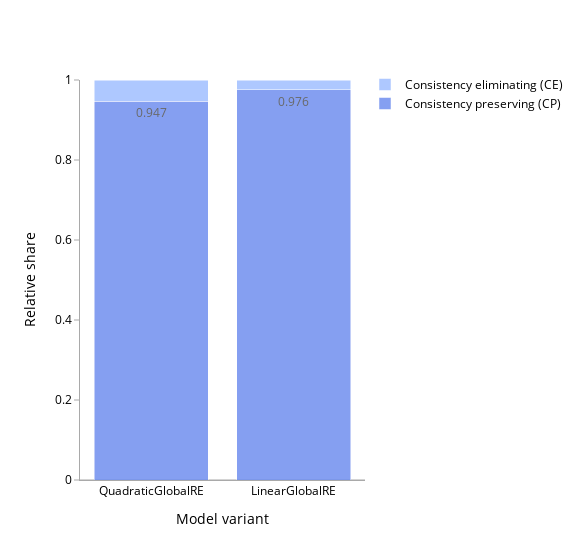
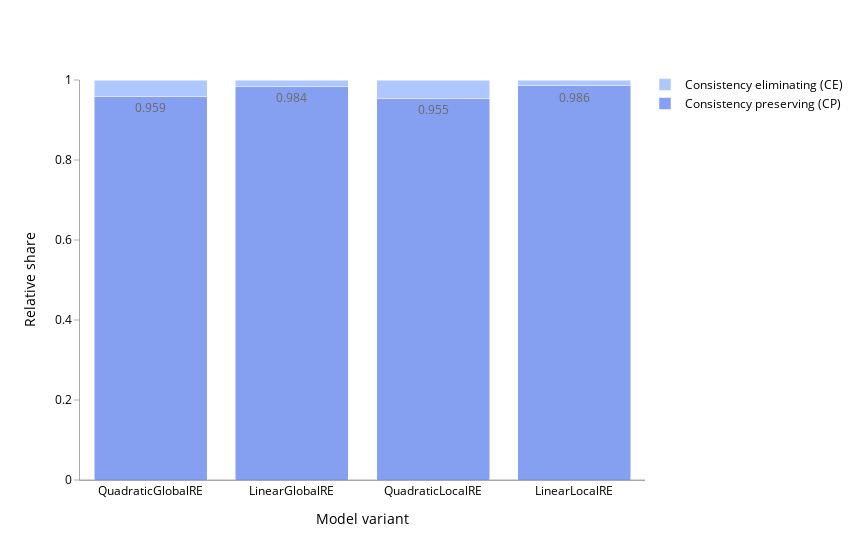
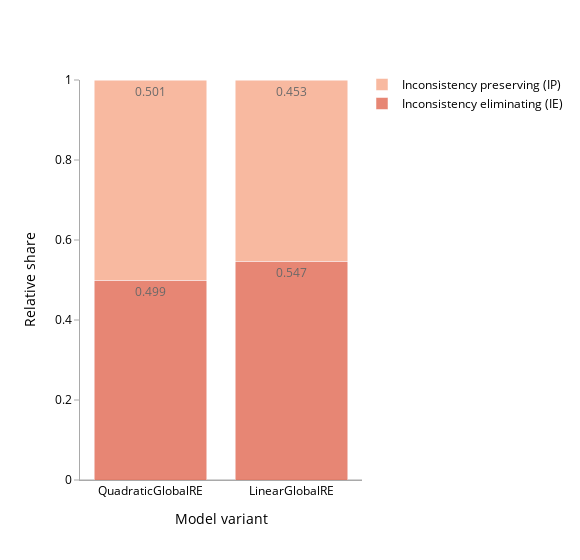
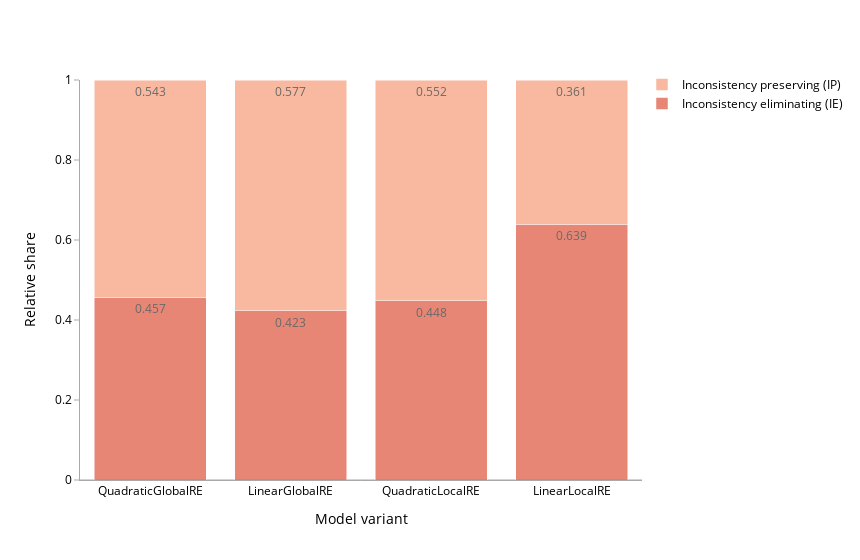

Write notebook code for charts like these, in order.
### Code cell
barplot(go_result_df, "go", True)
barplot(fp_result_df, "fp", True)
barplot(go_result_df, "go", False)
barplot(fp_result_df, "fp", False)

### Figure 1 — Plotly figure (JSON) as saved in the notebook; plotly's stock layout.template omitted (floating-point values rounded to 4 significant figures)
{"data": [{"alignmentgroup": "True", "hovertemplate": "variable=rel_go_consistency_preserving_case<br>model_name=%{x}<br>value=%{y}<extra></extra>", "legendgroup": "rel_go_consistency_preserving_case", "marker": {"color": "#6788ee", "pattern": {"shape": ""}}, "name": "Consistency preserving (CP)", "offsetgroup": "rel_go_consistency_preserving_case", "opacity": 0.8, "orientation": "v", "showlegend": true, "textposition": "auto", "texttemplate": "%{y}", "type": "bar", "x": ["QuadraticGlobalRE", "LinearGlobalRE"], "xaxis": "x", "y": [0.947, 0.976], "yaxis": "y"}, {"alignmentgroup": "True", "hovertemplate": "variable=rel_go_consistency_eliminating_case<br>model_name=%{x}<br>value=%{y}<extra></extra>", "legendgroup": "rel_go_consistency_eliminating_case", "marker": {"color": "#9abbff", "pattern": {"shape": ""}}, "name": "Consistency eliminating (CE)", "offsetgroup": "rel_go_consistency_eliminating_case", "opacity": 0.8, "orientation": "v", "showlegend": true, "textposition": "auto", "texttemplate": "%{y}", "type": "bar", "x": ["QuadraticGlobalRE", "LinearGlobalRE"], "xaxis": "x", "y": [0.053, 0.024], "yaxis": "y"}], "layout": {"barmode": "stack", "font": {"color": "black", "size": 12}, "legend": {"orientation": "v", "title": {"text": ""}, "tracegroupgap": 0, "traceorder": "reversed", "x": 1, "xanchor": "left", "y": 1.025}, "margin": {"t": 80}, "width": 580, "xaxis": {"anchor": "y", "domain": [0, 1], "linecolor": "DarkGrey", "showgrid": false, "showticklabels": true, "title": {"text": "Model variant"}}, "yaxis": {"anchor": "x", "domain": [0, 1], "linecolor": "DarkGrey", "range": [0, 1], "showgrid": false, "tickcolor": "DarkGrey", "ticks": "outside", "title": {"text": "Relative share"}, "zeroline": true, "zerolinecolor": "DarkGrey", "zerolinewidth": 1}}}

### Figure 2 — Plotly figure (JSON) as saved in the notebook; plotly's stock layout.template omitted (floating-point values rounded to 4 significant figures)
{"data": [{"alignmentgroup": "True", "hovertemplate": "variable=rel_fp_consistency_preserving_case<br>model_name=%{x}<br>value=%{y}<extra></extra>", "legendgroup": "rel_fp_consistency_preserving_case", "marker": {"color": "#6788ee", "pattern": {"shape": ""}}, "name": "Consistency preserving (CP)", "offsetgroup": "rel_fp_consistency_preserving_case", "opacity": 0.8, "orientation": "v", "showlegend": true, "textposition": "auto", "texttemplate": "%{y}", "type": "bar", "x": ["QuadraticGlobalRE", "LinearGlobalRE", "QuadraticLocalRE", "LinearLocalRE"], "xaxis": "x", "y": [0.959, 0.984, 0.955, 0.986], "yaxis": "y"}, {"alignmentgroup": "True", "hovertemplate": "variable=rel_fp_consistency_eliminating_case<br>model_name=%{x}<br>value=%{y}<extra></extra>", "legendgroup": "rel_fp_consistency_eliminating_case", "marker": {"color": "#9abbff", "pattern": {"shape": ""}}, "name": "Consistency eliminating (CE)", "offsetgroup": "rel_fp_consistency_eliminating_case", "opacity": 0.8, "orientation": "v", "showlegend": true, "textposition": "auto", "texttemplate": "%{y}", "type": "bar", "x": ["QuadraticGlobalRE", "LinearGlobalRE", "QuadraticLocalRE", "LinearLocalRE"], "xaxis": "x", "y": [0.041, 0.016, 0.045, 0.014], "yaxis": "y"}], "layout": {"barmode": "stack", "font": {"color": "black", "size": 12}, "legend": {"orientation": "v", "title": {"text": ""}, "tracegroupgap": 0, "traceorder": "reversed", "x": 1, "xanchor": "left", "y": 1.025}, "margin": {"t": 80}, "width": 860, "xaxis": {"anchor": "y", "domain": [0, 1], "linecolor": "DarkGrey", "showgrid": false, "showticklabels": true, "title": {"text": "Model variant"}}, "yaxis": {"anchor": "x", "domain": [0, 1], "linecolor": "DarkGrey", "range": [0, 1], "showgrid": false, "tickcolor": "DarkGrey", "ticks": "outside", "title": {"text": "Relative share"}, "zeroline": true, "zerolinecolor": "DarkGrey", "zerolinewidth": 1}}}

### Figure 3 — Plotly figure (JSON) as saved in the notebook; plotly's stock layout.template omitted (floating-point values rounded to 4 significant figures)
{"data": [{"alignmentgroup": "True", "hovertemplate": "variable=rel_go_inconsistency_eliminating_case<br>model_name=%{x}<br>value=%{y}<extra></extra>", "legendgroup": "rel_go_inconsistency_eliminating_case", "marker": {"color": "#e26952", "pattern": {"shape": ""}}, "name": "Inconsistency eliminating (IE)", "offsetgroup": "rel_go_inconsistency_eliminating_case", "opacity": 0.8, "orientation": "v", "showlegend": true, "textposition": "auto", "texttemplate": "%{y}", "type": "bar", "x": ["QuadraticGlobalRE", "LinearGlobalRE"], "xaxis": "x", "y": [0.499, 0.547], "yaxis": "y"}, {"alignmentgroup": "True", "hovertemplate": "variable=rel_go_inconsistency_preserving_case<br>model_name=%{x}<br>value=%{y}<extra></extra>", "legendgroup": "rel_go_inconsistency_preserving_case", "marker": {"color": "#f7a889", "pattern": {"shape": ""}}, "name": "Inconsistency preserving (IP)", "offsetgroup": "rel_go_inconsistency_preserving_case", "opacity": 0.8, "orientation": "v", "showlegend": true, "textposition": "auto", "texttemplate": "%{y}", "type": "bar", "x": ["QuadraticGlobalRE", "LinearGlobalRE"], "xaxis": "x", "y": [0.501, 0.453], "yaxis": "y"}], "layout": {"barmode": "stack", "font": {"color": "black", "size": 12}, "legend": {"orientation": "v", "title": {"text": ""}, "tracegroupgap": 0, "traceorder": "reversed", "x": 1, "xanchor": "left", "y": 1.025}, "margin": {"t": 80}, "width": 580, "xaxis": {"anchor": "y", "domain": [0, 1], "linecolor": "DarkGrey", "showgrid": false, "showticklabels": true, "title": {"text": "Model variant"}}, "yaxis": {"anchor": "x", "domain": [0, 1], "linecolor": "DarkGrey", "range": [0, 1], "showgrid": false, "tickcolor": "DarkGrey", "ticks": "outside", "title": {"text": "Relative share"}, "zeroline": true, "zerolinecolor": "DarkGrey", "zerolinewidth": 1}}}

### Figure 4 — Plotly figure (JSON) as saved in the notebook; plotly's stock layout.template omitted (floating-point values rounded to 4 significant figures)
{"data": [{"alignmentgroup": "True", "hovertemplate": "variable=rel_fp_inconsistency_eliminating_case<br>model_name=%{x}<br>value=%{y}<extra></extra>", "legendgroup": "rel_fp_inconsistency_eliminating_case", "marker": {"color": "#e26952", "pattern": {"shape": ""}}, "name": "Inconsistency eliminating (IE)", "offsetgroup": "rel_fp_inconsistency_eliminating_case", "opacity": 0.8, "orientation": "v", "showlegend": true, "textposition": "auto", "texttemplate": "%{y}", "type": "bar", "x": ["QuadraticGlobalRE", "LinearGlobalRE", "QuadraticLocalRE", "LinearLocalRE"], "xaxis": "x", "y": [0.457, 0.423, 0.448, 0.639], "yaxis": "y"}, {"alignmentgroup": "True", "hovertemplate": "variable=rel_fp_inconsistency_preserving_case<br>model_name=%{x}<br>value=%{y}<extra></extra>", "legendgroup": "rel_fp_inconsistency_preserving_case", "marker": {"color": "#f7a889", "pattern": {"shape": ""}}, "name": "Inconsistency preserving (IP)", "offsetgroup": "rel_fp_inconsistency_preserving_case", "opacity": 0.8, "orientation": "v", "showlegend": true, "textposition": "auto", "texttemplate": "%{y}", "type": "bar", "x": ["QuadraticGlobalRE", "LinearGlobalRE", "QuadraticLocalRE", "LinearLocalRE"], "xaxis": "x", "y": [0.543, 0.577, 0.552, 0.361], "yaxis": "y"}], "layout": {"barmode": "stack", "font": {"color": "black", "size": 12}, "legend": {"orientation": "v", "title": {"text": ""}, "tracegroupgap": 0, "traceorder": "reversed", "x": 1, "xanchor": "left", "y": 1.025}, "margin": {"t": 80}, "width": 860, "xaxis": {"anchor": "y", "domain": [0, 1], "linecolor": "DarkGrey", "showgrid": false, "showticklabels": true, "title": {"text": "Model variant"}}, "yaxis": {"anchor": "x", "domain": [0, 1], "linecolor": "DarkGrey", "range": [0, 1], "showgrid": false, "tickcolor": "DarkGrey", "ticks": "outside", "title": {"text": "Relative share"}, "zeroline": true, "zerolinecolor": "DarkGrey", "zerolinewidth": 1}}}
